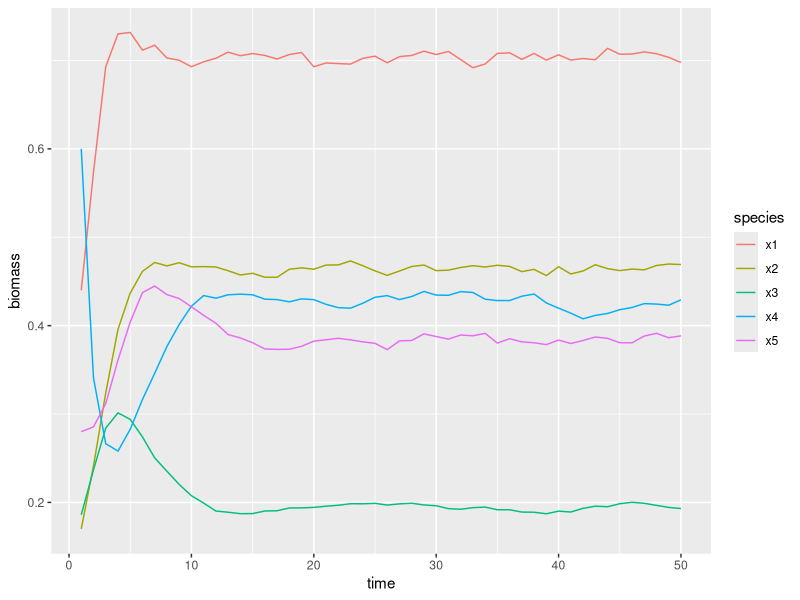
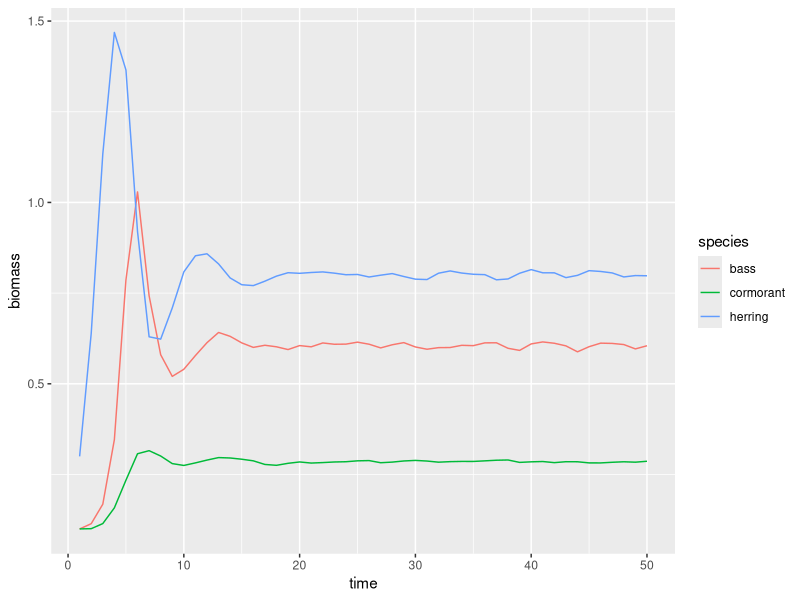
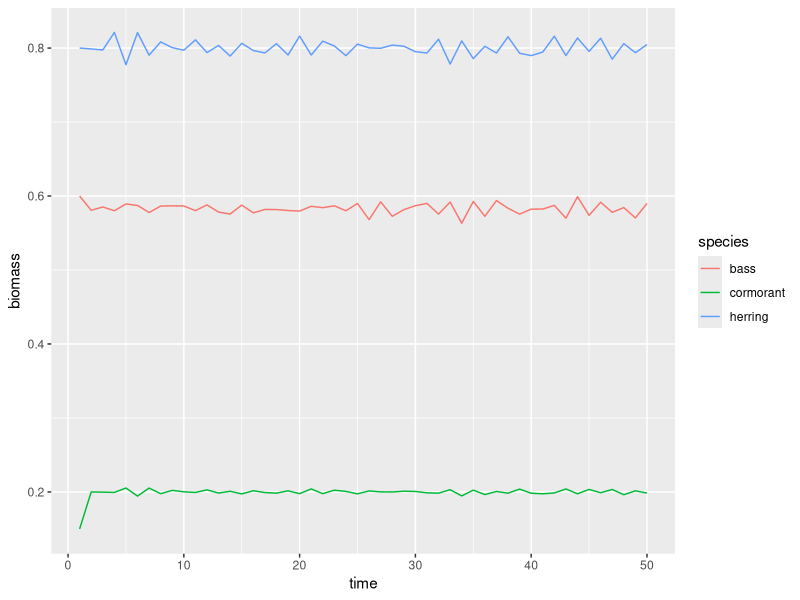
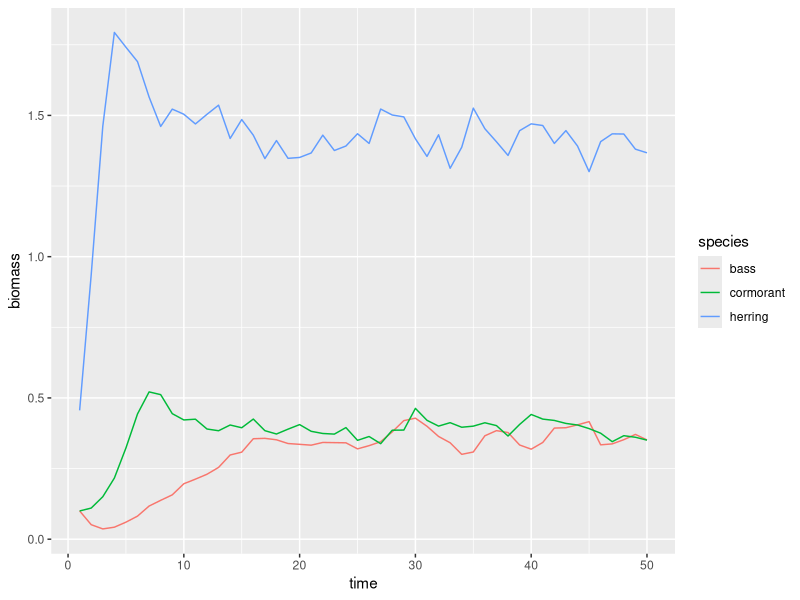

The R script that drew these images, in order:
## ---- chunk 1
library(tidyverse)
## ---- chunk 2

model_5sp <- function(u_prey = 0.5,
                      u_pred = 0.5,
                      sigma = 0.05,
                      x1o = 0.44, # unfushed equib
                      x2o = 0.17,
                      x3o = 0.186,
                      x4o = 0.600,
                      x5o = 0.280,
                      Tmax = 50) {
    x1 <- x2 <- x3 <- x4 <- x5 <- numeric(Tmax)
    s1 <- s2 <- s3 <- s4 <- numeric(Tmax)
    xi1 <- rnorm(Tmax, 0, sigma)
    xi2 <- rnorm(Tmax, 0, sigma)
    xi3 <- rnorm(Tmax, 0, sigma)
    xi4 <- rnorm(Tmax, 0, sigma)
    xi5 <- rnorm(Tmax, 0, sigma)

    x1[1] <- x1o
    x2[1] <- x2o
    x3[1] <- x3o
    x4[1] <- x4o
    x5[1] <- x5o
   
    for (t in 1:(Tmax-1)) {
        s1[t] <- x1[t] * (1 - u_prey)
        s2[t] <- x2[t] * (1 - u_prey)
        s3[t] <- x3[t] * (1 - u_prey)
        s4[t] <- x4[t] * (1 - u_pred)

        x1[t+1] = s1[t]*exp(1.0213 - s1[t] - 0.0861*s2[t] - 0.3141*s3[t] - 0.7252*s4[t] - 0.2445*x5[t] + xi1[t])
        x2[t+1] = s2[t]*exp(1.0289 - 0.4765*s1[t] - s2[t] - 0.1370*s3[t] - 0.9811*s4[t] - 0.0915*x5[t] + xi2[t])
        x3[t+1] = s3[t]*exp(1.0207 - 0.3193*s1[t] - 0.3461*s2[t] - s3[t] - 0.6367*s4[t] - 0.8716*x5[t] + xi3[t])
        x4[t+1] = s4[t]*exp(0.7252*s1[t] + 0.9811*s2[t] + 0.6367*s3[t] - s4[t] + xi4[t])
        x5[t+1] = x5[t]*exp(0.2445*s1[t] + 0.0915*s2[t] + 0.8716*s3[t] - x5[t] +  xi5[t])

    }
    df <- tibble(time = 1:Tmax, x1, x2, x3, x4, x5)
    df
}

## ---- chunk 3
clip <- function(x, lower=0, upper=1) {
    x[x <= lower] <- lower
    x[x >= upper] <- upper
    x
}
## ---- chunk 4

reward <- function(df,
                   x,
                   w3 = 0.5,
                   w2 = 0.25,
                   w1 = 1 - (w2+w3),
                   delta = 0.999
                  ) {
    u_prey <- clip(x[1], 0, 1)
    u_pred <- clip(x[2], 0, 1)
    R <-
        w1 * u_prey * (df$x1 + df$x2 + df$x3) +
        w2 * u_pred * df$x4 +
        w3 * df$x5
    t <- seq_along(R)
    as.numeric(R %*% delta ^ t)
}

utility <- function(x, f = model_5sp) {

    u_prey <- clip(x[1], 0, 1)
    u_pred <- clip(x[2], 0, 1)
    ## ought to average over many replicates!
    df <- f(u_prey, u_pred)

    # negative since optimizer minimizes
    - reward(df, x)
}


## ---- chunk 5
-utility(c(0.5,0.5))
-utility(c(0,1))
-utility(c(1,0))
-utility(c(0,0))

o <- optim(c(0.,0.), utility, method="L-BFGS-B", lower = c(0,0), upper = c(1,1))
o$par
o$value

o <- optim(c(0.5,0.1), utility)
clip(o$par, 0, 1)
o$value

#o <- optim(c(0.5,0.5), utility, method="SANN")
#clip(o$par, 0, 1)
#o$value

## ---- chunk 6
df <- model_5sp(0, .6, sigma = 0.01)

df %>%
    pivot_longer(tidyselect::starts_with("x"),
                    names_to = "species",
                    values_to = "biomass") %>%
    ggplot(aes(time, biomass, col= species)) + geom_path()
## ---- chunk 7
## Three-species 'view' of the underlying dynamics, unfished

df <- model_5sp(0, 0., sigma = 0.01, x1o =.1, x2o = .1, x3o = .1, x4o = .1, x5o = .1)
df %>%
    transmute(time = time, cormorant = x5, bass = x4, herring = x1+x2+x3) %>%
    pivot_longer(any_of(c("cormorant", "bass", "herring")),
                    names_to = "species",
                    values_to = "biomass") %>%
    ggplot(aes(time, biomass, col= species)) + geom_path()
## ---- chunk 8
model_3sp <- function(u_prey = 0,
                      u_predator = 0,
                      A1 = 2,
                      R1 = 1.6,
                      A2 = 2.75,
                      R2 = 1.6,
                      Tmax = 50,
                      x1o = .8, # Herring
                      x2o = .6, # Bass
                      x3o = 0.15, # Cormorant
                      sigma = 0.01) {

    omega1 <- rnorm(Tmax, 0, sigma)
    omega2 <- rnorm(Tmax, 0, sigma)
    omega3 <- rnorm(Tmax, 0, sigma)

    s1 <- x1 <- numeric(Tmax)
    s2 <- x2 <- numeric(Tmax)
    x3 <- numeric(Tmax)
    x1[1] <- x1o
    x2[1] <- x2o
    x3[1] <- x3o

    for (t in 1:(Tmax-1)) {
        s1[t] <- x1[t] * (1 - 10*u_prey)
        s2[t] <- x2[t] * (1 - u_predator)

        x1[t+1] <- s1[t] * exp(R1 - s1[t] * A1 + omega1[t])
        x2[t+1] <- s2[t] * exp(R2 - s2[t] * A2 + omega2[t])
        x3[t+1] <- .25 * x1[t]
    }

    df <- tibble(time = 1:Tmax, x1, x4 = x2, x5 = x3, x2 = 0, x3 = 0)
}
## ---- chunk 9
# unfished equilibrium
df <- model_3sp(0, 0)
df %>%
    transmute(time = time, cormorant = x5, bass = x4, herring = x1+x2+x3) %>%
    pivot_longer(any_of(c("cormorant", "bass", "herring")),
                    names_to = "species",
                    values_to = "biomass") %>%
    ggplot(aes(time, biomass, col= species)) + geom_path()
## ---- chunk 10
# Optimal policy under identical utility
u_3sp <- function(x) utility(x, f = model_3sp)

m3sp <- optim(c(0.5,0.1), u_3sp)
m3sp$value
clip(m3sp$par, 0, 1)

## ---- chunk 11
model_B <- function(u_prey = 0.5,
                      u_pred = 0.5,
                      sigma = 0.05,
                      x1o = 0.796, # unfushed equib
                      x4o = 0.600,
                      x5o = 0.280,
                      Tmax = 50,
                      R1 = 1.0213,
                      A11 = 1,
                      A14 = 0.7252,
                      A15 = 0.2445,
                      A41 = 0.7252,
                      A51 = 0.2445) {
    x1 <- x4 <- x5 <- numeric(Tmax)
    s1 <-  s4 <- numeric(Tmax)
    xi1 <- rnorm(Tmax, 0, sigma)
    xi4 <- rnorm(Tmax, 0, sigma)
    xi5 <- rnorm(Tmax, 0, sigma)

    x1[1] <- x1o
    x4[1] <- x4o
    x5[1] <- x5o
   
    for (t in 1:(Tmax-1)) {
        s1[t] <- x1[t] * (1 - u_prey)
        s4[t] <- x4[t] * (1 - u_pred)
        x1[t+1] = s1[t]*exp(R1 - A11*s1[t] - A14*s4[t] - A15 * x5[t] + xi1[t])
        x4[t+1] = s4[t]*exp(A41*s1[t] - s4[t] + xi4[t])
        x5[t+1] = x5[t]*exp(A51*s1[t] - x5[t] +  xi5[t])

    }
    df <- tibble(time = 1:Tmax, x1, x4, x5, x2 =0, x3 = 0)
    df
}
## ---- chunk 12
# Optimal policy under identical utility
u_B <- function(x) utility(x, f = model_B)
u_B(c(0, .63))
#optim(c(0.5,0.1), u_B, method = "L-BFGS-B", lower=0, upper=1)

B <- optim(c(0.5,0.1), u_B)
B$value
clip(B$par, 0, 1)


## ---- chunk 13

utility( c(clip(o$par[[1]]), clip(o$par[[2]])) )

utility( c(clip(m3sp$par[[1]]), clip(m3sp$par[[2]])) )

utility( c(clip(B$par[[1]]), clip(B$par[[2]])) )


## ---- chunk 14

## Generate replicate predictions from each model at each step.
## compute CRPS of an observation from the "true" model vs those distributions


function(est, f) {
    u_prey <- clip(est$par[[1]])
    u_pred <- clip(est$par[[2]])
    map_dfr(1:100, function(i) {
    df <- f(u_prey, u_pred, x1o = .1, x2o = .1, x3o = .1, x4o = .1, x5o = .1)
    df %>%
        transmute(time = time, cormorant = x5, bass = x4, herring = x1+x2+x3) %>%
        pivot_longer(any_of(c("cormorant", "bass", "herring")),
                        names_to = "species",
                        values_to = "biomass")
    }, .id = "rep")
                    
}

## ---- chunk 15
# management of true model under optimal pars for model_3sp
df <- model_5sp(clip(m3sp$par[[1]],0,1),
                clip(m3sp$par[[2]],0,1),
                 x1o = .1, x4o = .1, x5o = .1)
df %>%
    transmute(time = time, cormorant = x5, bass = x4, herring = x1+x2+x3) %>%
    pivot_longer(any_of(c("cormorant", "bass", "herring")),
                    names_to = "species",
                    values_to = "biomass") %>%
    ggplot(aes(time, biomass, col= species)) + geom_path()
